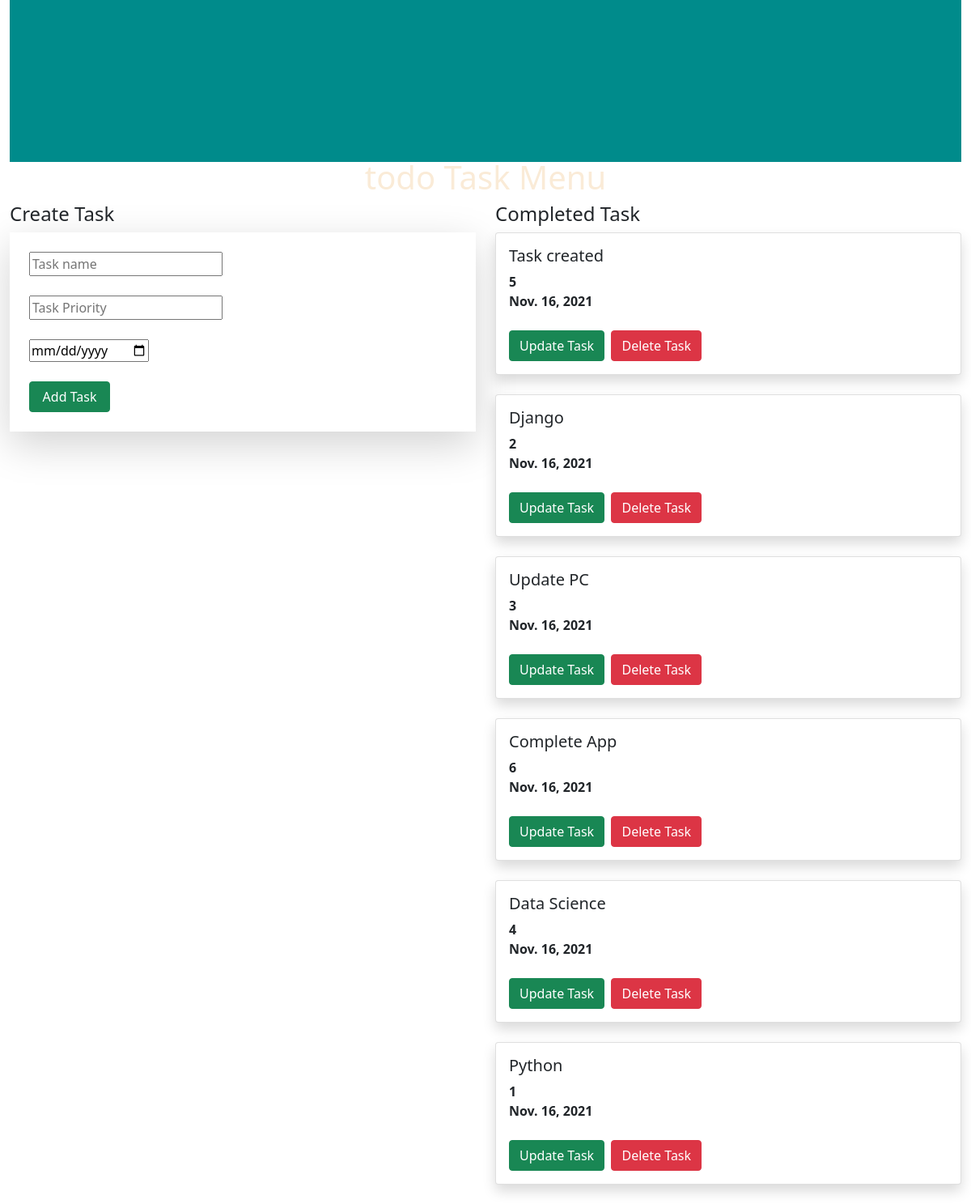
Page /task/ on the committed database.
### TodoApp/models.py (models this page shows, shortened)
class Task(models.Model):
    name = models.CharField(max_length=100)
    priority = models.IntegerField()
    date = models.DateField(default=datetime.date.today)

### TodoApp/views.py (the view)
# urls.py: path('task/', views.resultView,name='resultView'),
def resultView(request):
    taskresult = Task.objects.all()     #select tasks for viewing
    if request.method == 'POST':
        name = request.POST.get('taskname')
        priority = request.POST.get('priority')
        date = request.POST.get('date')
        obj = Task(name=name,priority=priority,date=date)
        obj.save()
    return render(request,'ViewTask.html',{'taskres':taskresult})

### templates/ViewTask.html (shortened to what this page needs)
{% extends 'base.html' %}
{% block body %}
<div class="container-fluid">
    <div class="row">
        <div class="col-md-12">
            <div class="banner">
                <div class="banner-text">
                   <h1>todo Task Menu</h1>
                </div>
            </div>
        </div>
    </div>
    <div class="row">
        <div class="col-md-6">
            <h4>Create Task</h4>
            <form method="POST" enctype="multipart/form-data" class="p-4 shadow-lg">
                <input type="text" name='taskname' placeholder="Task name">
                <br>
                <br>
                <input type="text" name="priority" placeholder="Task Priority">
                <br>
                <br>
                <input type="date" name="date" placeholder="Date">
                <br>
                <br>
                <button class="btn btn-success" style="width: 100px;">Add Task</button>
            </form>
        </div>
        <div class="col-md-6">
            <h4>Completed Task</h4>
            {% for i in taskres %}
            <div class="shadow card">
                <div class="card-body">
                    <h5 class="card-title">{{i.name}}</h5>
                    <b>{{i.priority}}</b><br>
                    <b>{{i.date}}</b><br><br>
                    <a class=" btn btn-success" href="{% url 'update' i.id %}">Update Task</a>&nbsp;
                    <a class=" btn btn-danger" href="{% url 'delete' i.id %}">Delete Task</a>
                </div>
            </div>
            <br>
            {% endfor %}
        </div>
    </div>
</div>
{% endblock %}

### templates/base.html (shortened to what this page needs)
{% load static %}
<!DOCTYPE html>
<html lang="en">
<head>
    <link href="https://cdn.jsdelivr.net/npm/bootstrap@5.0.2/dist/css/bootstrap.min.css" rel="stylesheet">
    <link rel="stylesheet" href="{% static 'style.css'%}">
</head>
<body>
    {% block body %}
    {% endblock %}
</body>
</html>

### static/style.css (style rules this page uses)
.banner { background-color: darkcyan; width: 100%; height: 200px; margin-bottom: 50px; }
.banner-text { top: 15%; left: 50%; font-weight: bolder; position: absolute; transform: translate(-50%,-50%); color: antiquewhite; }
.input[type=text], input[type=date] { width: inherit; }

### rows in the picture
Task: name "Task created", priority "5", date "Nov. 16, 2021"
Task: name "Django", priority "2", date "Nov. 16, 2021"
Task: name "Update PC", priority "3", date "Nov. 16, 2021"
Task: name "Complete App", priority "6", date "Nov. 16, 2021"
Task: name "Data Science", priority "4", date "Nov. 16, 2021"
Task: name "Python", priority "1", date "Nov. 16, 2021"
